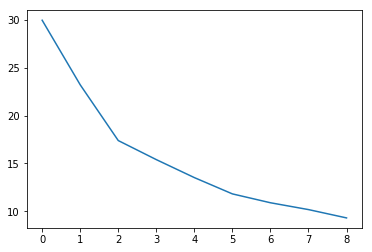

Write Python code to recreate this figure.
import numpy as np
from scipy import cluster
from matplotlib import pyplot

np.random.seed(123)
tests = np.reshape( np.random.uniform(0,100,60), (30,2) )

print(tests)


#plot variance for each value for 'k' between 1,10
initial = [cluster.vq.kmeans(tests,i) for i in range(1,10)]
pyplot.plot([var for (cent,var) in initial])
pyplot.show()
